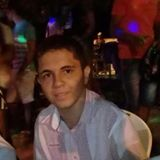
#> input picture a.jpg, 160 x 160 px
$ python Sorriso.py a.jpg
#> lines starting #> are read from the running program, lines starting #| are printed output that depends on the picture; after the words box and inside, x2 and y2 are one past the last pixel; in counts of white or black regions, pixels touching at a corner belong together
import cv2
import sys

img = sys.argv[1]
cascPath = "haarcascade_smile.xml"

smile = cv2.CascadeClassifier(cascPath)

img = cv2.imread(img)
#> img is the input picture: shape (160, 160, 3); mean B, G, R 44.4, 48.3, 71.5
cinza = cv2.cvtColor(img, cv2.COLOR_BGR2GRAY)
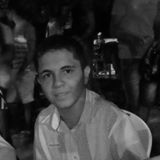
#> cinza: shape (160, 160); min 0, max 193, mean 54.8

smiles = smile.detectMultiScale(cinza, 5, 5)
#> smiles = [[93, 31, 36, 18]]

for (x,y,w,h) in smiles:
    cv2.rectangle(img,(x,y),(x+w,y+h),(255,0,0),2)
#> this loop made 1 pass
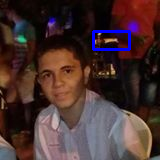
#> img: shape (160, 160, 3); 1.25% of pixels changed, all inside (x1, y1, x2, y2) = (92, 30, 131, 51)

print("Foram encontrados " + str(len(smiles)) + " sorrisos")
#| Foram encontrados 1 sorrisos

cv2.imshow("Rostos encontrados",img)
cv2.waitKey(0)
